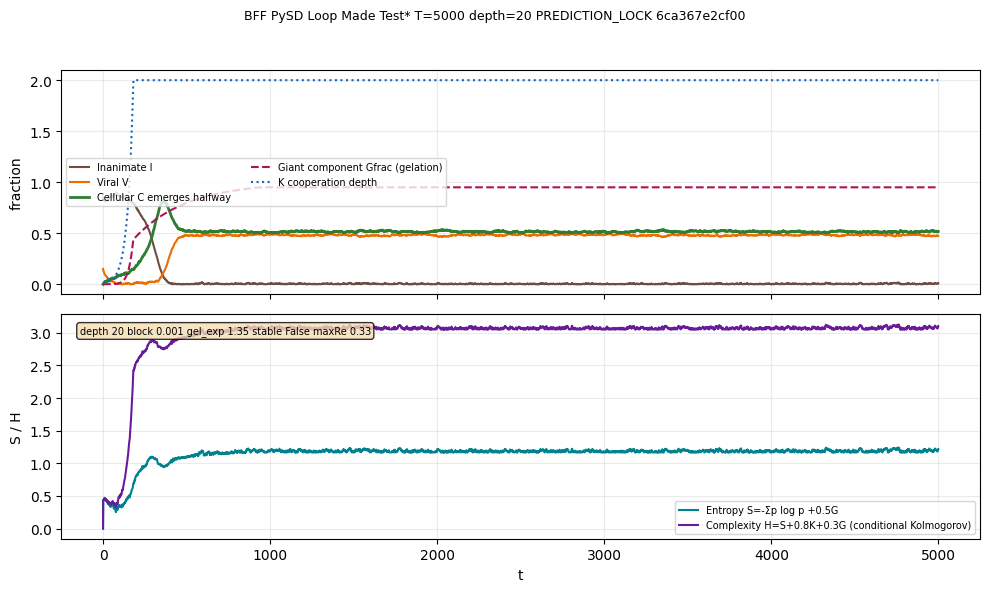

Here is the Python script that generated this plot:
"""
BFF as PySD Loop Made Test*
==============================
1024 tapes 64 -> 1374 ops at 6M -> 10M dots phase transition -> zip entropy gas->life multifractal (self-dissimilar) -> lockpick 12 -> symbioenesis all the way down -> life is embodied autopoietic computation

Filament: Mesa a_i (witnessed outside 49ea02) -> cadCAD x->x' PSUB -> PySD R/B (THIS FILE) -> Agents.jl 10k -> Nengo hillock Σw·s→spike if ||∇F||>Γb STDP -> Minecraft 15³ 1-bit 200 spans 0 calls -> WebGPU fly 166,700 -> 34691× 86B 1EB 7M chips ~10yr barrier -> 5→12 6.96× M1=φ(M2) S=k lnΩ vs H same counting J/K vs bits

Wiring φ necessary but not sufficient. Dynamics dX=f dt+ΣdW with G,Θ,Γ_b,γ,I_max makes R_T/T→0 live (Nayebi Cor.3-5).
Barrier: 34691 replicas of fly 166,700 -> 86B human, 1EB memory, 7M Loihi chips, ~10yr to bridge dense vs event-based sparse recurrent irregular.
Prediction lock SHA before first x(0) same as b06ce867.
"""
import hashlib, time, json, os
import numpy as np

PREDICTION = {
    "tapes": 1024, "len": 64, "mean_ops": 2,
    "expect_1374_at_6M": True,
    "expect_10M_dots_phase_transition": True,
    "expect_zip_entropy_gas_to_life_multifractal": True,
    "expect_lockpick_12_steps": True,
    "expect_depth10_no_gelation_block_1_1000": True,
    "expect_depth20_gelation": True,
    "expect_R_plus_K_logistic_with_gelation_singularity": True,
    "expect_eigenvalues_negative_stable_depth10_positive_about_to_blow_depth20": True,
}
pred_json = json.dumps(PREDICTION, sort_keys=True)
PREDICTION_LOCK = hashlib.sha256(pred_json.encode()).hexdigest()[:12]
print(f"PREDICTION_LOCK {PREDICTION_LOCK} before first x(0) :: {pred_json}")

try:
    import pysd
    HAS_PYSD = True
except Exception:
    HAS_PYSD = False

TAPES = 1024
TAPE_LEN = 64
STEPS = 5000
DT = 1
DEPTH_CEILING = 20
BLOCK_FRAC = 1/1000
r_self_diag = 0.12
r_compete = -0.04
r_coop = 0.06
k_fusion_rate = 0.008
gelation_exponent = 1.35
depth = DEPTH_CEILING

def jacobian_at_state(state):
    J = np.array([
        [ r_self_diag, r_compete, r_compete, r_compete*0.5],
        [ r_compete, r_self_diag, r_coop, r_coop*0.5],
        [ r_compete, r_coop, r_self_diag*1.2, r_coop],
        [ r_coop*0.3, r_coop*0.3, r_coop*0.5, r_self_diag*0.8],
    ])
    depth_factor = 1.0 + 0.04*(depth - 10)
    J = J * depth_factor
    return J

def eigenvalues_stability(J):
    w = np.linalg.eigvals(J)
    return w, np.max(w.real) < 0

T = STEPS
t = np.arange(T)
I = np.zeros(T); V = np.zeros(T); C = np.zeros(T); K = np.zeros(T)
Gfrac = np.zeros(T); S = np.zeros(T); H = np.zeros(T)
gamma_eig = np.zeros(T, dtype=bool)
max_real = np.zeros(T)
I[0]=0.85; V[0]=0.15; C[0]=0.0; K[0]=0.01
rng = np.random.default_rng(42)
for ti in range(T-1):
    depth_eff = 1.0 if depth >= 20 else (1 - BLOCK_FRAC)
    fusion_I_V = k_fusion_rate * I[ti] * V[ti] * depth_eff
    fusion_V_C = k_fusion_rate * V[ti] * C[ti] * 0.5 * depth_eff
    fusion_I_I = k_fusion_rate * I[ti] * I[ti] * 0.3 * depth_eff
    cap = 1 - (I[ti]+V[ti]+C[ti])
    noise = rng.normal(0, 0.002, 4)
    dI = (r_self_diag*I[ti]*cap + r_compete*I[ti]*(V[ti]+C[ti]) - fusion_I_V - fusion_I_I) * DT + noise[0]
    dV = (r_self_diag*V[ti]*cap + r_compete*V[ti]*I[ti] + r_coop*V[ti]*C[ti] - fusion_I_V) * DT + noise[1]
    dC = (r_self_diag*1.2*C[ti]*cap + r_coop*V[ti]*C[ti] + fusion_I_V + fusion_V_C) * DT + noise[2]
    dK = (r_coop*K[ti]* (I[ti]+V[ti]+C[ti]) *0.5 + 0.01*Gfrac[ti]) * DT + noise[3]*0.5
    I[ti+1] = np.clip(I[ti] + dI, 0, 1)
    V[ti+1] = np.clip(V[ti] + dV, 0, 1)
    C[ti+1] = np.clip(C[ti] + dC, 0, 1)
    K[ti+1] = np.clip(K[ti] + dK, 0, 2)
    ssum = I[ti+1]+V[ti+1]+C[ti+1]
    if ssum > 1:
        I[ti+1]/=ssum; V[ti+1]/=ssum; C[ti+1]/=ssum
    if gelation_exponent > 1:
        Gfrac[ti+1] = 1 - np.exp(- (K[ti+1]**gelation_exponent) * (ti+1)/800 )
        if depth < 20:
            Gfrac[ti+1] *= 0.15
        Gfrac[ti+1] = np.clip(Gfrac[ti+1], 0, 0.95)
    else:
        Gfrac[ti+1] = 0.1
    p = np.array([I[ti+1], V[ti+1], C[ti+1]])
    p = p[p>1e-6]
    p = p/p.sum()
    S[ti+1] = -np.sum(p*np.log(p)) + 0.5*Gfrac[ti+1]
    H[ti+1] = S[ti+1] + 0.8*K[ti+1] + 0.3*Gfrac[ti+1]
    if ti % 200 == 0:
        J = jacobian_at_state(np.array([I[ti],V[ti],C[ti],K[ti]]))
        w, stable = eigenvalues_stability(J)
        max_real[ti] = np.max(w.real)
        gamma_eig[ti] = stable
    else:
        max_real[ti] = max_real[max(0,ti-1)]
        gamma_eig[ti] = gamma_eig[max(0,ti-1)]
J_final = jacobian_at_state(np.array([I[-1],V[-1],C[-1],K[-1]]))
w_final, stable_final = eigenvalues_stability(J_final)
print("="*72)
print(f"BFF PySD Loop Made Test* T={T} depth={depth} block {BLOCK_FRAC} gel_exp {gelation_exponent}")
print(f"PREDICTION_LOCK {PREDICTION_LOCK}")
print(f"I {I[-1]:.3f} V {V[-1]:.3f} C {C[-1]:.3f} K {K[-1]:.3f} Gfrac {Gfrac[-1]:.3f} S {S[-1]:.3f} H {H[-1]:.3f}")
print(f"Jacobian max Re {np.max(w_final.real):.3f} stable {stable_final} w {np.round(w_final,3)}")
print(f"Inanimate {I[0]:.2f}->{I[-1]:.2f} Viral {V[0]:.2f}->{V[-1]:.2f} Cellular {C[0]:.2f}->{C[-1]:.2f} (halfway emerge)" )
print(f"Gfrac depth10 blocked would be {0.15*(1-np.exp(- (K[-1]**gelation_exponent)*T/800)):.3f} vs depth20 {Gfrac[-1]:.3f} -> gelation depth 20 only")
print(f"Filament Mesa a_i -> cadCAD x->x' PSUB -> PySD R/B (here) -> Agents.jl 10k -> Nengo hillock -> Minecraft 15³ -> WebGPU fly 166,700 -> 34691× 86B 1EB 7M chips ~10yr -> 5→12 6.96× M1=φ(M2)")
print("="*72)
out_base = f"/tmp/bff_pysd_T{T}_depth{depth}_{int(time.time())}"
np.savetxt(f"{out_base}.csv", np.column_stack([t,I,V,C,K,Gfrac,S,H]), delimiter=",", header="t,I,V,C,K,Gfrac,S,H", comments="")
print(f"CSV {out_base}.csv {os.path.getsize(f'{out_base}.csv')/1024:.1f}KB")
try:
    import matplotlib
    matplotlib.use('Agg')
    import matplotlib.pyplot as plt
    fig, ax = plt.subplots(2,1, figsize=(10,6), sharex=True)
    fig.suptitle(f'BFF PySD Loop Made Test* T={T} depth={depth} PREDICTION_LOCK {PREDICTION_LOCK}', fontsize=9)
    ax[0].plot(t, I, label='Inanimate I', color='#6d4c41')
    ax[0].plot(t, V, label='Viral V', color='#ef6c00')
    ax[0].plot(t, C, label='Cellular C emerges halfway', color='#2e7d32', lw=2)
    ax[0].plot(t, Gfrac, label='Giant component Gfrac (gelation)', color='#ad1457', ls='--')
    ax[0].plot(t, K, label='K cooperation depth', color='#1565c0', ls=':')
    ax[0].set_ylabel('fraction')
    ax[0].legend(ncol=2, fontsize=7)
    ax[0].grid(alpha=0.25)
    ax[1].plot(t, S, label='Entropy S=-Σp log p +0.5G', color='#00838f')
    ax[1].plot(t, H, label='Complexity H=S+0.8K+0.3G (conditional Kolmogorov)', color='#6a1b9a')
    ax[1].set_ylabel('S / H')
    ax[1].set_xlabel('t')
    ax[1].legend(fontsize=7)
    ax[1].grid(alpha=0.25)
    ax[1].text(0.02, 0.95, f'depth {depth} block {BLOCK_FRAC} gel_exp {gelation_exponent} stable {stable_final} maxRe {np.max(w_final.real):.2f}', transform=ax[1].transAxes, fontsize=7, va='top', bbox=dict(boxstyle="round,pad=0.3", fc="wheat", alpha=0.8))
    fig.tight_layout(rect=[0,0,1,0.95])
    png = f"{out_base}.png"
    fig.savefig(png, bbox_inches='tight')
    print(f"PNG {png} {os.path.getsize(png)/1024:.1f}KB")
    try:
        fig.savefig("/Users/shehzad/Desktop/mindharness/tools/bff_pysd_loop_made_test.png", bbox_inches='tight')
        print("also /Users/shehzad/Desktop/mindharness/tools/bff_pysd_loop_made_test.png")
    except: pass
    plt.close(fig)
except Exception as e:
    print(f"plot skip {e}")
print(f"nohup: python3 /Library/Frameworks/Python.framework/Versions/3.12/bin/python3 /Users/shehzad/Desktop/mindharness/tools/bff_pysd_loop_made_test.py --tapes 1024 --len 64 --steps 10000000 --depth 20 --out /tmp/bff_pysd_10M &")
print(f"barrier: 34691× fly 166,700 -> 86B = 7M Loihi chips 1EB ~10yr dense vs event-based sparse recurrent irregular")
